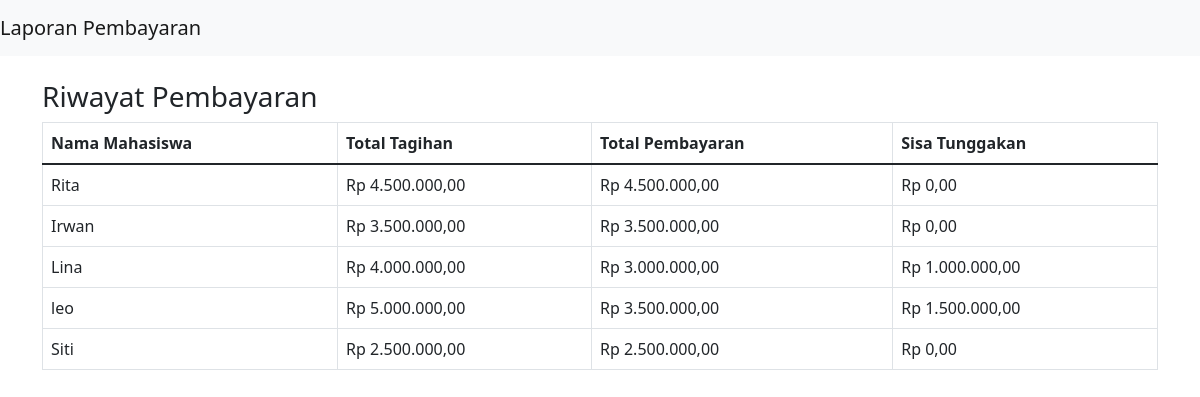
The app's page /laporan_tunggakan.php with its own data.
### tables this page shows
CREATE TABLE `mahasiswa` (
  `id_mahasiswa` int(11) NOT NULL,
  `id_user` int(11) NOT NULL,
  `nim` varchar(20) NOT NULL,
  `total_tagihan` decimal(20,0) NOT NULL,
  `id_jurusan` int(11) NOT NULL
);

CREATE TABLE `users` (
  `id_user` int(11) NOT NULL,
  `nama` varchar(100) NOT NULL,
  `username` varchar(50) NOT NULL,
  `password` varchar(255) NOT NULL,
  `role` enum('admin','tu','dosen','mahasiswa') NOT NULL
);

### laporan_tunggakan.php (the view, shortened to what this page needs)
<?php
$host = "localhost";
$username = "root";
$password = "";
$dbname = "pembayaran_mahasiswa";
$conn = new mysqli($host, $username, $password, $dbname);
$sql = "
SELECT
    mahasiswa.id_mahasiswa,
    users.nama AS nama_mahasiswa,
    mahasiswa.total_tagihan,
    IFNULL(SUM(bayaran_mahasiswa.jumlah_bayaran), 0) AS total_pembayaran,
    mahasiswa.total_tagihan - IFNULL(SUM(bayaran_mahasiswa.jumlah_bayaran), 0) AS sisa_tunggakan
FROM mahasiswa
LEFT JOIN bayaran_mahasiswa ON mahasiswa.id_mahasiswa = bayaran_mahasiswa.id_mahasiswa
LEFT JOIN users ON mahasiswa.id_user = users.id_user
GROUP BY mahasiswa.id_mahasiswa
";
$result = $conn->query($sql);
?>
<!DOCTYPE html>
<html lang="en">
<head>
    <link href="https://cdn.jsdelivr.net/npm/bootstrap@5.1.3/dist/css/bootstrap.min.css" rel="stylesheet">
</head>
<body>
    <nav class="navbar navbar-expand-lg navbar-light bg-light">
        <a class="navbar-brand" href="#">Laporan Pembayaran</a>
    </nav>
    <div class="container mt-4">
        <h3>Riwayat Pembayaran</h3>
        <table class="table table-bordered">
            <thead>
                <tr>
                    <th>Nama Mahasiswa</th>
                    <th>Total Tagihan</th>
                    <th>Total Pembayaran</th>
                    <th>Sisa Tunggakan</th>
                </tr>
            </thead>
            <tbody>
                <?php
                if ($result && $result->num_rows > 0) {
                    while ($row = $result->fetch_assoc()) {
                        ?>
                        <tr>
                            <td><?= $row['nama_mahasiswa']; ?></td>
                            <td>Rp <?= number_format($row['total_tagihan'], 2, ',', '.'); ?></td>
                            <td>Rp <?= number_format($row['total_pembayaran'], 2, ',', '.'); ?></td>
                            <td>Rp <?= number_format($row['sisa_tunggakan'], 2, ',', '.'); ?></td>
                        </tr>
                        <?php
                    }
                } else {
                    ?>
                    <tr>
                        <td colspan="4" class="text-center">Tidak ada data tunggakan.</td>
                    </tr>
                    <?php
                }
                ?>
            </tbody>
        </table>
</body>
</html>

### records on screen
mahasiswa: id_user.nama "Rita", total_tagihan "4.500.000,00", total_pembayaran "4.500.000,00", sisa_tunggakan "0,00"
mahasiswa: id_user.nama "Irwan", total_tagihan "3.500.000,00", total_pembayaran "3.500.000,00", sisa_tunggakan "0,00"
mahasiswa: id_user.nama "Lina", total_tagihan "4.000.000,00", total_pembayaran "3.000.000,00", sisa_tunggakan "1.000.000,00"
mahasiswa: id_user.nama "leo", total_tagihan "5.000.000,00", total_pembayaran "3.500.000,00", sisa_tunggakan "1.500.000,00"
mahasiswa: id_user.nama "Siti", total_tagihan "2.500.000,00", total_pembayaran "2.500.000,00", sisa_tunggakan "0,00"
